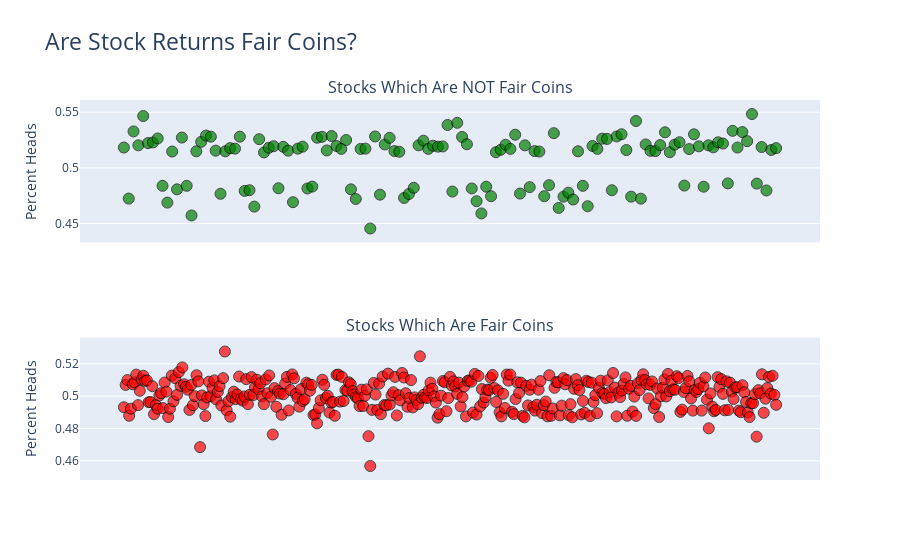

Notebook code for this chart:
### Code cell
reject_null = all_data_basic[all_data_basic['symbol'].isin(stocks_which_reject_null)].groupby(by='symbol')['as_coin_flip'].mean().reset_index()
fail_to_reject_null = all_data_basic[all_data_basic['symbol'].isin(stocks_which_fail_to_reject_null)].groupby(by='symbol')['as_coin_flip'].mean().reset_index()

fig = make_subplots(rows=2, cols=1,
                   subplot_titles=('Stocks Which Are NOT Fair Coins',
                                   'Stocks Which Are Fair Coins'))

# Add traces
fig.add_trace(go.Scatter(x=reject_null['symbol'], 
                         y=reject_null['as_coin_flip'],
                         mode='markers',
                         hoverinfo='x',
                         marker=dict(color='green',size=11, opacity=.7, line=dict(color='black', width=1))), row=1, col=1)

fig.add_trace(go.Scatter(x=fail_to_reject_null['symbol'], 
                         y=fail_to_reject_null['as_coin_flip'],
                         mode='markers',
                         hoverinfo='x',
                         marker=dict(color='red',size=11, opacity=.7, line=dict(color='black', width=1)),showlegend=False), row=2, col=1)

fig.update_layout(showlegend=False)
fig.update_xaxes(visible=False, row=1, col=1)
fig.update_xaxes(visible=False, row=2, col=1)
fig.update_yaxes(title='Percent Heads')

fig.update_layout(title='Are Stock Returns Fair Coins?',
                 title_font=dict(size=23))
fig.show()

### Figure 1 — Plotly figure (JSON) as saved in the notebook; plotly's stock layout.template omitted (floating-point values rounded to 4 significant figures; data arrays with more than 128 entries replaced by an {"elided": "..."} marker saying what was removed)
{"data": [{"hoverinfo": "x", "marker": {"color": "green", "line": {"color": "black", "width": 1}, "opacity": 0.7, "size": 11}, "mode": "markers", "type": "scatter", "x": {"elided": "136 str values"}, "xaxis": "x", "y": {"elided": "136 float values"}, "yaxis": "y"}, {"hoverinfo": "x", "marker": {"color": "red", "line": {"color": "black", "width": 1}, "opacity": 0.7, "size": 11}, "mode": "markers", "showlegend": false, "type": "scatter", "x": {"elided": "369 str values"}, "xaxis": "x2", "y": {"elided": "369 float values"}, "yaxis": "y2"}], "layout": {"annotations": [{"font": {"size": 16}, "showarrow": false, "text": "Stocks Which Are NOT Fair Coins", "x": 0.5, "xanchor": "center", "xref": "paper", "y": 1, "yanchor": "bottom", "yref": "paper"}, {"font": {"size": 16}, "showarrow": false, "text": "Stocks Which Are Fair Coins", "x": 0.5, "xanchor": "center", "xref": "paper", "y": 0.375, "yanchor": "bottom", "yref": "paper"}], "autosize": true, "showlegend": false, "title": {"font": {"size": 23}, "text": "Are Stock Returns Fair Coins?"}, "xaxis": {"anchor": "y", "autorange": true, "domain": [0, 1], "range": [-8.494, 143.5], "type": "category", "visible": false}, "xaxis2": {"anchor": "y2", "autorange": true, "domain": [0, 1], "range": [-23.15, 391.2], "type": "category", "visible": false}, "yaxis": {"anchor": "x", "autorange": true, "domain": [0.625, 1], "range": [0.4297, 0.5643], "title": {"text": "Percent Heads"}, "type": "linear"}, "yaxis2": {"anchor": "x2", "autorange": true, "domain": [0, 0.375], "range": [0.4459, 0.5385], "title": {"text": "Percent Heads"}, "type": "linear"}}}
